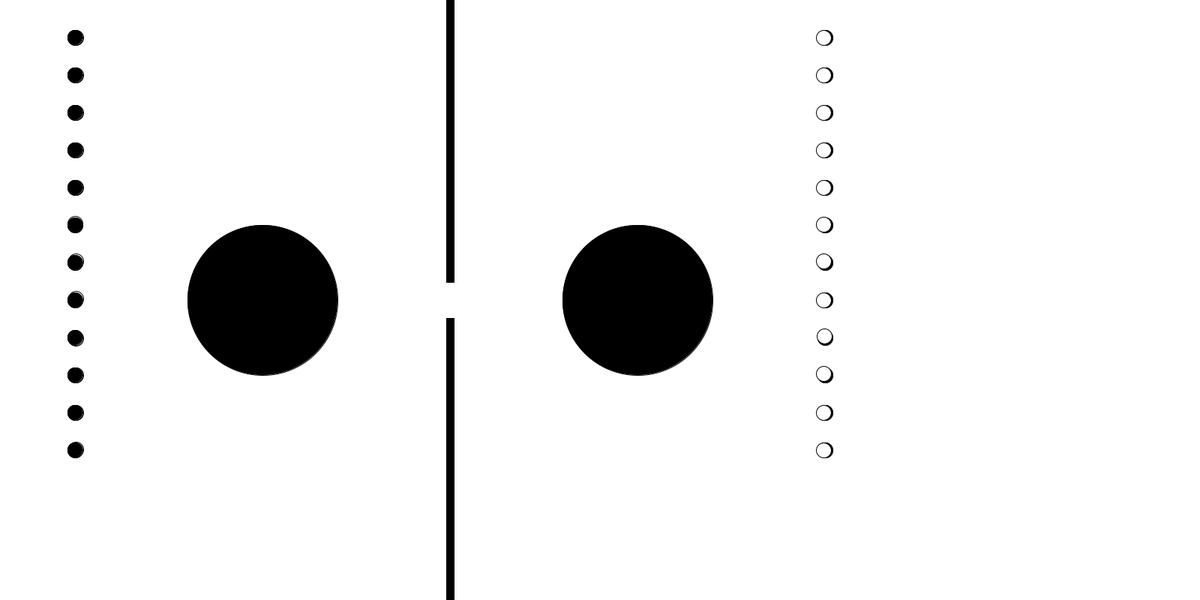
Frame 1 (no input)
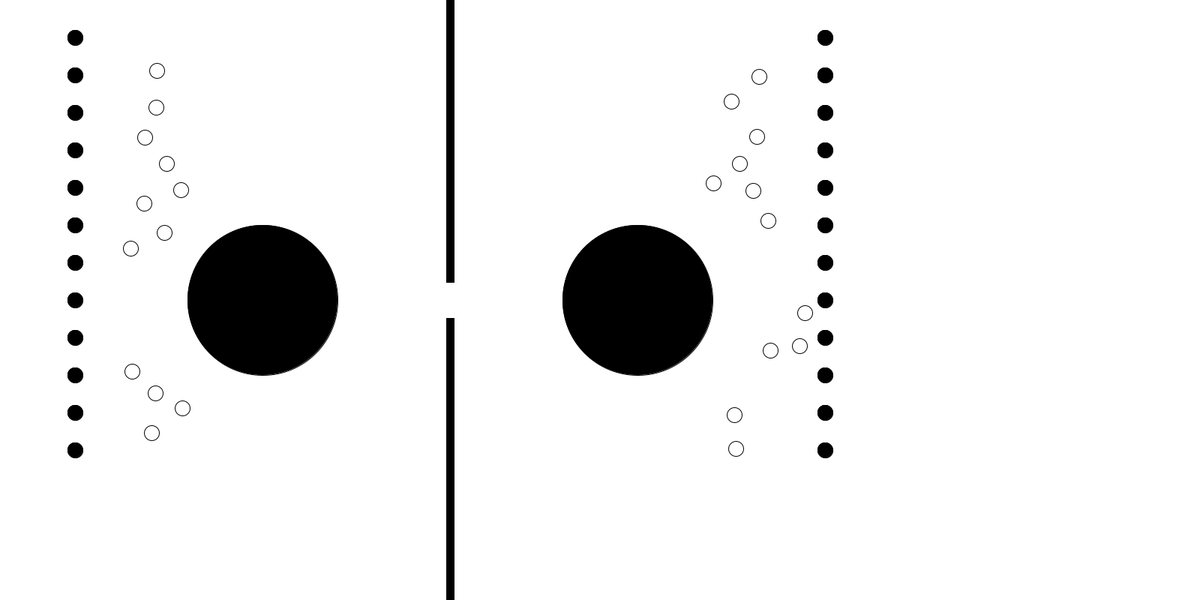
Frame 60 (the mouse pressed at the canvas centre just before this capture)
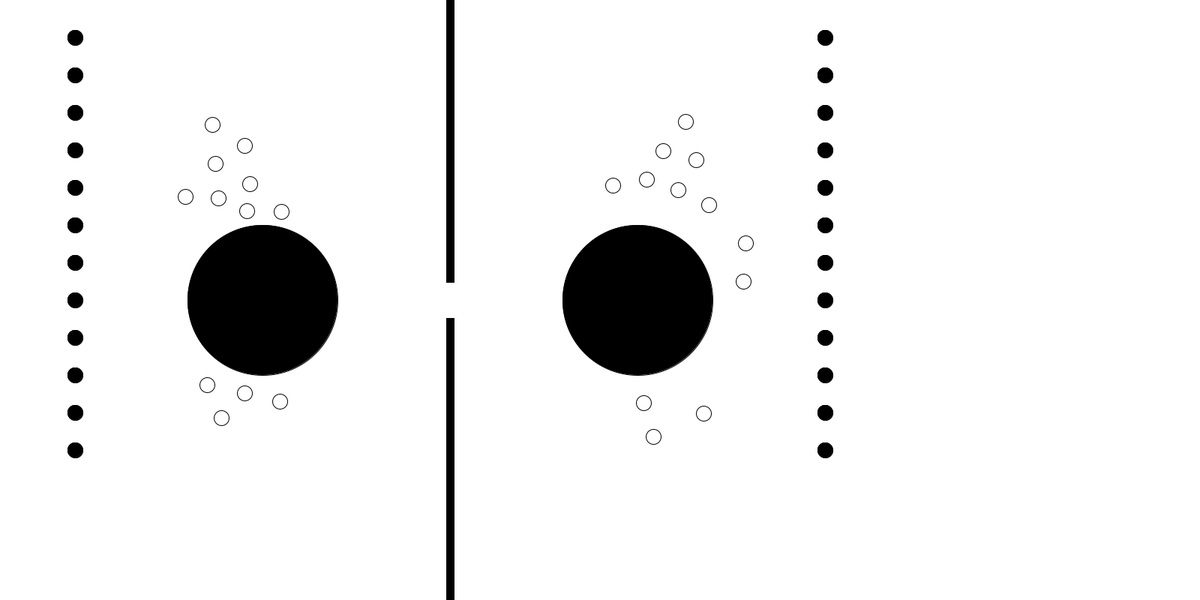
Frame 120 (the mouse held since frame 60 and released just before this capture)

The Processing sketch that drew these frames (run headless with seeded random() and noise(); from frame 60 on, the mouse is pressed at the canvas centre):

// Processing sketch: hw6_trail4
// ── hw6_trail4.pde
CrowdSystem cs;
float[] CircleObsX={350,850};
float[] CircleObsY ={400,400};
float[] CircleObsRad ={100,100};
float [] RecObsX={600,600};
float [] RecObsY={188,612};
float [] RecObsLen ={5,5};
float [] RecObsHei ={188,188};
float [] AgentStartX = new float[24];
//{100,120,160,200,100,120,160,200,100,120,160,200,100,120,160,200,1100,1100,1100,1100};
float [] AgentStartY = new float[24];
//{400,420,460,480,300,320,360,380,500,520,560,580,600,620,660,680,700,710,720,730};
float [] AgentGoalX= new float[24];
//{1100,1100,1100,1100,1100,1100,1100,1100,1100,1100,1100,1100,1100,1100,1100,1100,100,100,100,100};
float [] AgentGoalY= new float[24];
//{200,200,200,200,200,200,200,200,200,200,200,200,200,200,200,200,400,400,400,400};

//float [] AttachStartX = {120};
//float [] AttachStartY = {420};
//float [] AttachGoalX = {1120};
//float [] AttachGoalY = {420};

ArrayList<Float> CShapeX = new ArrayList<Float> ();
ArrayList<Float> CShapeY = new ArrayList<Float> ();
ArrayList<Float> CShapeRad = new ArrayList<Float> ();

float AgentRad = 20;

void setup() {
  size(1600,800);
  background(255);
  for (int i=0;i<12;i++) {
    AgentStartX[i]=100;
    AgentStartY[i]=50+50*i;
    AgentGoalX[i] =1100;
    AgentGoalY[i] = 50+50*i;
  }
  
  for(int i=12;i<24;i++){
    AgentStartX[i]=1100;
    AgentStartY[i]=50+50*(i-12);
    AgentGoalX[i]=100;
    AgentGoalY[i]=50+50*(i-12);
  }
  
  cs = new CrowdSystem();
  cs.CalculateCShape();
  cs.FindPath();
}

void draw() {
  background(255);
  fill(0,0,0);
  for (int i=0;i<CircleObsX.length;i++) {
    ellipse(CircleObsX[i],CircleObsY[i],2*CircleObsRad[i],2*CircleObsRad[i]);
  }
  
  for (int i=0;i<RecObsX.length;i++) {
    rect(RecObsX[i]-RecObsLen[i],RecObsY[i]-RecObsHei[i],2*RecObsLen[i],2*RecObsHei[i]);
  }
  
  //stroke(255,0,0);
  //fill(255);
  //for (int i=0;i<CShapeX.size();i++) {
  //  ellipse(CShapeX.get(i),CShapeY.get(i),CShapeRad.get(i)*2,CShapeRad.get(i)*2);
  //}
  cs.Display();
}
 
class CrowdSystem {
  ArrayList<Agent> Agents;
  
  CrowdSystem() {
    Agents = new ArrayList<Agent> ();
    for (int i=0;i<AgentStartX.length;i++) {
      Agent a = new Agent(AgentStartX[i],AgentStartY[i],AgentGoalX[i],AgentGoalY[i]);
      Agents.add(a);
    }
  }
  
  
  void CalculateCShape() {
    for (int i=0;i<CircleObsX.length;i++) {
      CShapeX.add(CircleObsX[i]);
      CShapeY.add(CircleObsY[i]);
      CShapeRad.add(CircleObsRad[i]+AgentRad);
    }
    
    for (int i=0;i<RecObsX.length;i++) {
      float X1 = RecObsX[i]-RecObsLen[i];
      float Y1 = RecObsY[i]-RecObsHei[i];
      
      float X2 = RecObsX[i]+RecObsLen[i];
      float Y2 = RecObsY[i]-RecObsHei[i];
      
      float X3 = RecObsX[i]-RecObsLen[i];
      float Y3 = RecObsY[i]+RecObsHei[i];
      
      float X4 = RecObsX[i]+RecObsLen[i];
      float Y4 = RecObsY[i]+RecObsHei[i];
      
      int N = (int ((X2-X1)/(2*AgentRad)) )+1;
      //print(N);
      int M = (int ((Y3-Y2)/(2*AgentRad)) )+1;
      
      for (int j=0;j<N;j++) {
        for (int k=0;k<M;k++) {
          CShapeX.add(X1+j*AgentRad);
          CShapeY.add(Y1+k*AgentRad);
          CShapeRad.add(AgentRad);
        }        
      }
      
      for (int j=0;j<N;j++) {
        for (int k=0;k<M;k++) {
          CShapeX.add(X2-j*AgentRad);
          CShapeY.add(Y2+k*AgentRad);
          CShapeRad.add(AgentRad);
        }        
      }
      
      for (int j=0;j<N;j++) {
        for (int k=0;k<M;k++) {
          CShapeX.add(X3+j*AgentRad);
          CShapeY.add(Y3-k*AgentRad);
          CShapeRad.add(AgentRad);
        }        
      }
      
      for (int j=0;j<N;j++) {
        for (int k=0;k<M;k++) {
          CShapeX.add(X4-j*AgentRad);
          CShapeY.add(Y4-k*AgentRad);
          CShapeRad.add(AgentRad);
        }        
      }     
    }
  }
  
  void FindPath() {
    for (int i=0;i<Agents.size();i++) {
      Agents.get(i).CreatePath();
    }
  }
  
  void Display() {
     for (int i=0;i<Agents.size();i++) {
      ArrayList<Float> x = Agents.get(i).GetPathX();
      ArrayList<Float> y = Agents.get(i).GetPathY();
      //for (int j=0;j<x.size()-1;j++) {
      //  line(x.get(j),y.get(j),x.get(j+1),y.get(j+1));
      //}
      fill(0,0,0);
      ellipse(Agents.get(i).StartX, Agents.get(i).StartY,AgentRad,AgentRad);
      ellipse(Agents.get(i).GoalX,Agents.get(i).GoalY,AgentRad,AgentRad);
      
      //print("Agent is "+ i+" ");
      Agents.get(i).CalculatePosition();
      
      Agent a = Agents.get(i);
        for (int k=0;k<Agents.size();k++) {
          if (i !=k) {
            float SquareDistance = (a.CurrentX-Agents.get(k).CurrentX)*(a.CurrentX-Agents.get(k).CurrentX)+ (a.CurrentY-Agents.get(k).CurrentY)*(a.CurrentY-Agents.get(k).CurrentY);
            if (SquareDistance<(2*AgentRad+10)*(2*AgentRad+10) ) {
              float VecX=a.CurrentX-Agents.get(k).CurrentX;
              float VecY=a.CurrentY-Agents.get(k).CurrentY;
              a.CalculateVelocity(sqrt(SquareDistance),VecX,VecY);
              //println(SquareDistance);
            }
          }
        }
        //for (int k=0;k<CShapeX.size();k++) {
        //  float SquareDistance = (a.CurrentX-CShapeX.get(k))*(a.CurrentX-CShapeX.get(k)) + (a.CurrentY-CShapeY.get(k))*(a.CurrentY-CShapeY.get(k));
        //  if (SquareDistance< (CShapeRad.get(k)+10)*(CShapeRad.get(k)+10) ) {
        //    float VecX=a.CurrentX-CShapeX.get(k);
        //    float VecY=a.CurrentY-CShapeY.get(k);
        //    a.CalculateVelocity(sqrt(SquareDistance),VecX,VecY);
        //  }
        //}
        Agents.get(i).PathSmooth();
        
      fill(255,255,255);
      ellipse(Agents.get(i).CurrentX,Agents.get(i).CurrentY,AgentRad,AgentRad);
      }          
    }       
   }



class Agent {
  float StartX;
  float StartY;
  float GoalX;
  float GoalY;
  
  float CurrentX;
  float CurrentY;
  
  ArrayList<Float> PathX;
  ArrayList<Float> PathY;
  ArrayList<Float> MapX;
  ArrayList<Float> MapY;
  
  float [][] Connection;
  
  boolean Finded;
  float Dist[];
  int[] parent;
  
  int NodeNumber;
  
  float Velocity =2;
  float VelocityX;
  float VelocityY;
  
  //ArrayList<Float> AttachX;
  //ArrayList<Float> AttachY;
  //ArrayList<Float> AttachVelocityX;
  //ArrayList<Float> AttachVelocityY;
  
  Agent(float X1,float Y1, float X2, float Y2) {
    StartX=X1;
    StartY=Y1;
    GoalX=X2;
    GoalY=Y2;
    
    CurrentX=StartX;
    CurrentY=StartY;
    
    //AttachX = new ArrayList<Float> ();
    //AttachY = new ArrayList<Float> ();
    //AttachVelocityX = new ArrayList<Float> ();
    //AttachVelocityY = new ArrayList<Float> ();
    //for (int i=0;i<AttachStartX.length;i++) {
    //  AttachX.add(AttachStartX[i]);
    //  AttachY.add(AttachStartY[i]); 
    //  AttachVelocityX = new ArrayList<Float> ();
    //  AttachVelocityY = new ArrayList<Float> ();
    //}
    
    PathX = new ArrayList<Float> ();
    PathY = new ArrayList<Float> ();
    MapX = new ArrayList<Float> ();
    MapY = new ArrayList<Float> ();
    MapX.add(StartX);
    MapY.add(StartY);
    MapX.add(GoalX);
    MapY.add(GoalY);
    Finded = false;
  }
  
  ArrayList<Float> GetPathX() {
    return PathX;
  }
  
  ArrayList<Float> GetPathY() {
    return PathY;
  }
  
  
  void CreatePath() {
    while (Finded == false) {
      CreatePoints();
      ConnectPoints();
      LineCollision();
      parent=Dijkstra();
    }
    SetUpPath(parent);
    NodeNumber=PathX.size()-1;
  }
  
  void CreatePoints() {
    int GenerateRate=50;
    for (int i=0;i<GenerateRate;i++) {
      float a = 1200*random(1);
      float b = 800*random(1);
      if (PointCollision(a,b) == false) {
        MapX.add(a);
        MapY.add(b);
      }
    }
  }
  
  boolean PointCollision(float a,float b) {
   for (int i=0;i<CShapeX.size();i++) {
      if ( (a-CShapeX.get(i))*(a-CShapeX.get(i))+(b-CShapeY.get(i))*(b-CShapeY.get(i))<CShapeRad.get(i)*CShapeRad.get(i)) {
        return true;
      }
    }
    return false;
  }
  
  void ConnectPoints() {
    Connection = new float[MapX.size()][MapX.size()];
    for (int i=0;i<MapX.size();i++) {
      for (int j=0;j<MapY.size();j++) {
        if (i !=j) {
          float g = (MapX.get(i) - MapX.get(j)) * (MapX.get(i) - MapX.get(j)) + (MapY.get(i) - MapY.get(j)) * (MapY.get(i) - MapY.get(j));
          if ( g <200*200) {
            
            Connection[i][j] =sqrt(g);
            Connection[j][i] =sqrt(g);
            
          }
        }
      }
    }
  }
  
  void LineCollision() {
    for (int i=0;i<Connection.length;i++) {
      for (int j=0;j<Connection[0].length;j++) {
        if (Connection[i][j] >0) {
          for (int k=0;k<CShapeX.size();k++) {
            float M1 = MapX.get(i) - CShapeX.get(k);
            float N1 = MapY.get(i) - CShapeY.get(k);
            float M2 = MapX.get(i) - MapX.get(j);
            float N2 = MapY.get(i) - MapY.get(j);
            float M3 = MapX.get(j) - CShapeX.get(k);
            float N3 = MapY.get(j) - CShapeY.get(k);
            
            float a = M1*M2+N1*N2;
            float b = (-M2)*(M3) + (-N2)*(N3);
            float leng = sqrt(M2*M2+N2*N2);
            M2=M2/leng;
            N2=N2/leng;
            float dot = M1*M2+ N1*N2;
            float distance = M1*M1+N1*N1 - dot*dot;
            
            if (distance < CShapeRad.get(k)*CShapeRad.get(k) && a*b>0) {
              Connection[i][j] =-1;
              Connection[j][i] =-1;
            }
          }
        }
      }
    }
  }
  
  int[] Dijkstra() {
    Dist = new float[MapX.size()];
    boolean sptSet[] = new boolean[MapX.size()];
    int parent[] = new int[MapX.size()];
    
    for (int i=0;i<MapX.size();i++) {
      Dist[i]=1000000;
      sptSet[i] = false;
      parent[i] = -1;
    }
    
    Dist[0]=0;
    parent[0]=0;
    
    for (int count=0;count<MapX.size()-1;count++) {
      int u = minDistance(Dist,sptSet);
      sptSet[u] = true;
      
      for (int v=0;v<MapX.size();v++) {
        
        //normal UCS
        //if (!sptSet[v] && Connection[u][v] !=0 && Connection[u][v] !=-1
        //    && Dist[u] !=1000000 && Dist[u]+Connection[u][v] <Dist[v]) {
        //      Dist[v]=Dist[u]+Connection[u][v];
        //      parent[v] = u;
        //    }
            
        //normal A*
        if (!sptSet[v] && Connection[u][v] !=0 && Connection[u][v] !=-1
            && Dist[u] !=1000000 && (Dist[u]+Connection[u][v]+sqrt((MapX.get(u)-GoalX)*(MapX.get(u)-GoalX)+(MapY.get(u)-GoalY)*(MapY.get(u)-GoalY)) <Dist[v]) ){
              Dist[v]=Dist[u]+Connection[u][v]+sqrt( (MapX.get(u)-GoalX)*(MapX.get(u)-GoalX)+(MapY.get(u)-GoalY)*(MapY.get(u)-GoalY) );
              parent[v] = u;
            }
      }  
    }
    
    if (Dist[1] !=1000000) {
      Finded = true;
    }
    
    return parent;
  }
  
  int minDistance(float Dist[],boolean sptSet[]) {
    float min = 1000000;
    int min_index=0;
    
    for (int i=0;i<MapX.size();i++) {
      if (sptSet[i] == false && Dist[i] <=min) {
        min = Dist[i];
        min_index = i;
      }
    }
    return min_index;
  }
  
  void SetUpPath(int[] parent) {
    int node=1;
    PathX.add(MapX.get(node));
    PathY.add(MapY.get(node));
    while (node !=0) {
      node = parent[node];
      PathX.add(MapX.get(node));
      PathY.add(MapY.get(node));
    }
  }
  
  void CalculateVelocity(float Distance,float VecX,float VecY) {
    float mm =VecX/sqrt(VecX*VecX+VecY*VecY);
    float nn =VecY/sqrt(VecX*VecX+VecY*VecY);
    float projection =VelocityX*mm+VelocityY*nn;
    float DeltV = projection*(50-Distance)/20;
    Velocity = Velocity+DeltV;
    //if (Float.isNaN(DeltV)) {
    //    println(VecX,VelocityX,mm,VelocityY,nn,projection,Distance);
    //    println(PathX.get(NodeNumber-1));
    //    println(CurrentX,CurrentY);
    //    println(m,n);
    //    exit();
    //  }
    //println(DeltV);
  }
  
  void PathSmooth()  {
    boolean SeeNextPoint = true;
    if (NodeNumber >1) {
      float NextX = PathX.get(NodeNumber-2);
      float NextY = PathY.get(NodeNumber-2);
      for (int i=0;i<CShapeX.size();i++) {
        float P1 = NextX-CShapeX.get(i);
        float Q1 = NextY-CShapeY.get(i);
        float P2 = NextX-CurrentX;
        float Q2 = NextY-CurrentY;
        float P3 = CurrentX - CShapeX.get(i);
        float Q3 = CurrentY - CShapeY.get(i);
        
        float a =P1*P2 +Q1*Q2;
        float b =(-P2)*(P3) + (-Q2)*(Q3);
        float lennn = sqrt(P2*P2+Q2*Q2);
        P2 = P2/lennn;
        Q2 = Q2/lennn;
        float dot = P1*P2+ Q1*Q2;
        float dita = P1*P1+Q1*Q1 - dot*dot;
        
        if (dita < CShapeRad.get(i)*CShapeRad.get(i) && a*b>0) {
          SeeNextPoint=false;
        }
      }
      
      if (SeeNextPoint ==true) {
        NodeNumber--;
      }
    }
  }
  
  void CalculatePosition() {
    if (NodeNumber>0 && NodeNumber<PathX.size()) {
      float m = PathX.get(NodeNumber-1)-CurrentX;
      float n = PathY.get(NodeNumber-1)-CurrentY;
      //float m1 =CurrentX-PathX.get(NodeNumber);
      //float n1 =CurrentY-PathY.get(NodeNumber);
      float lenn = sqrt(m*m+n*n);
      VelocityX = m/lenn*Velocity;
      VelocityY = n/lenn*Velocity;
      CurrentX = CurrentX+ VelocityX;
      CurrentY = CurrentY+ VelocityY;
      //print("XPosition"+ CurrentX + "yposition" + CurrentY+"\n");
      if (lenn<1) {
        NodeNumber = NodeNumber -1;
      }
      
    Velocity =2;
    VelocityX =m/lenn*Velocity;
    VelocityY =n/lenn*Velocity;
    }
    
  }
  
  //void CalculateAttachPosition() {
    
  //}
}
